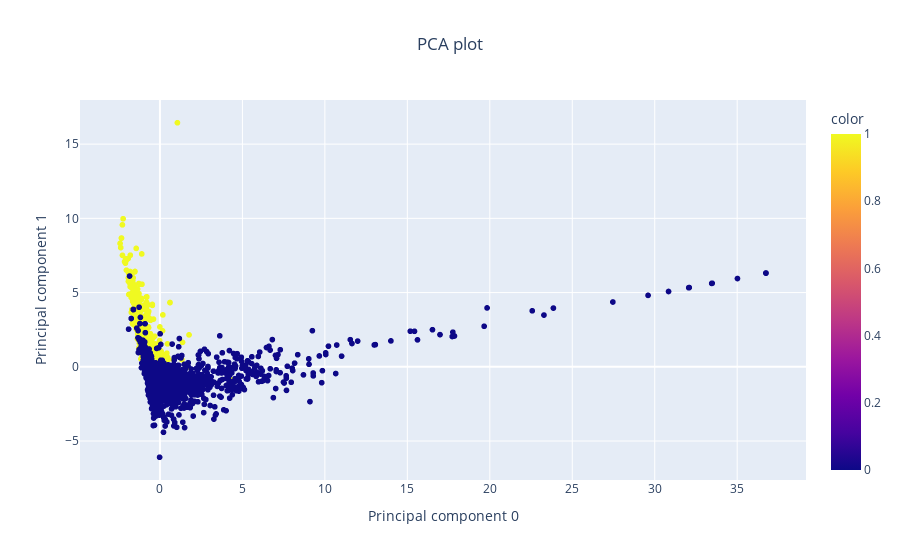

The notebook cell this image was saved under:
### Code cell
fig = px.scatter(pca,
                 x=0, y=1,
                 labels={
                     "0": "Principal component 0",
                     "1": "Principal component 1"
                        },
                 title = 'PCA plot',
                 color=data['Decision']).update(layout = dict(title = dict(x = 0.5)))
fig.show()

### Figure 1 — Plotly figure (JSON) as saved in the notebook; plotly's stock layout.template omitted (floating-point values rounded to 4 significant figures; data arrays with more than 128 entries replaced by an {"elided": "..."} marker saying what was removed)
{"data": [{"hoverlabel": {"namelength": 0}, "hovertemplate": "Principal component 0=%{x}<br>Principal component 1=%{y}<br>color=%{marker.color}", "legendgroup": "", "marker": {"color": {"elided": "4601 int values"}, "coloraxis": "coloraxis", "symbol": "circle"}, "mode": "markers", "name": "", "showlegend": false, "type": "scattergl", "x": {"elided": "4601 float values"}, "xaxis": "x", "y": {"elided": "4601 float values"}, "yaxis": "y"}], "layout": {"coloraxis": {"colorbar": {"title": {"text": "color"}}, "colorscale": [[0, "#0d0887"], [0.1111, "#46039f"], [0.2222, "#7201a8"], [0.3333, "#9c179e"], [0.4444, "#bd3786"], [0.5556, "#d8576b"], [0.6667, "#ed7953"], [0.7778, "#fb9f3a"], [0.8889, "#fdca26"], [1, "#f0f921"]]}, "legend": {"tracegroupgap": 0}, "title": {"text": "PCA plot", "x": 0.5}, "xaxis": {"anchor": "y", "domain": [0, 1], "title": {"text": "Principal component 0"}}, "yaxis": {"anchor": "x", "domain": [0, 1], "title": {"text": "Principal component 1"}}}}
